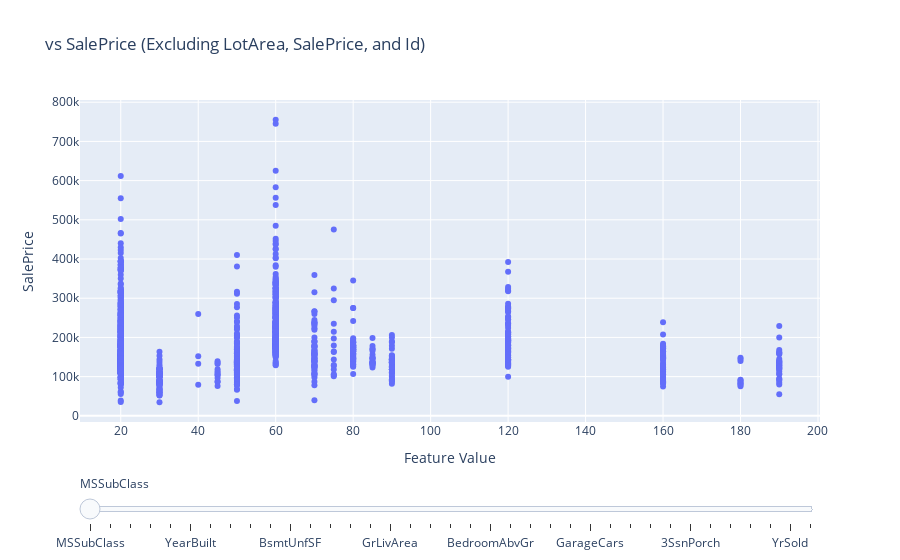

The notebook cell this image was saved under:
### Code cell
import matplotlib.pyplot as plt
import seaborn as sns
import plotly.express as px
import plotly.graph_objects as go

# Assuming df is your dataframe
# Step 1: Sort out numeric features
numeric_features = train_df.select_dtypes(include=['int64', 'float64'])

# Step 2: Exclude 'LotArea', 'SalePrice', and 'Id'
numeric_features_excluded = numeric_features.drop(columns=['Id'], errors='ignore')

# Step 3: Create an empty figure
fig = go.Figure()

# Step 4: Add a scatter plot for each feature and make them invisible initially
for feature in numeric_features_excluded.columns:
    fig.add_trace(go.Scatter(x=train_df[feature], y=train_df['SalePrice'], mode='markers', name=feature, visible=False))

# Step 5: Make the first feature visible
fig.data[0].visible = True

# Step 6: Create slider steps
slider_steps = [
    {'label': feature, 'method': 'update', 'args': [{'visible': [i == j for j in range(len(fig.data))]}, {'title': f'{feature} vs SalePrice', 'xaxis': {'title': feature}}]}
    for i, feature in enumerate(numeric_features_excluded.columns)
]

# Step 7: Add slider to the figure
fig.update_layout(
    sliders=[{
        'active': 0,
        'pad': {"t": 50},
        'steps': slider_steps
    }],
    title=' vs SalePrice (Excluding LotArea, SalePrice, and Id)',
    xaxis_title='Feature Value',  # This will be updated dynamically
    yaxis_title='SalePrice'
)

fig.show()

### Figure 1 — Plotly figure (JSON) as saved in the notebook; plotly's stock layout.template omitted (floating-point values rounded to 4 significant figures; data arrays with more than 128 entries replaced by an {"elided": "..."} marker saying what was removed)
{"data": [{"mode": "markers", "name": "MSSubClass", "type": "scatter", "visible": true, "x": {"elided": "1460 int values"}, "y": {"elided": "1460 int values"}}, {"mode": "markers", "name": "LotFrontage", "type": "scatter", "visible": false, "x": {"elided": "1460 int values"}, "y": {"elided": "1460 int values"}}, {"mode": "markers", "name": "LotArea", "type": "scatter", "visible": false, "x": {"elided": "1460 int values"}, "y": {"elided": "1460 int values"}}, {"mode": "markers", "name": "OverallQual", "type": "scatter", "visible": false, "x": {"elided": "1460 int values"}, "y": {"elided": "1460 int values"}}, {"mode": "markers", "name": "OverallCond", "type": "scatter", "visible": false, "x": {"elided": "1460 int values"}, "y": {"elided": "1460 int values"}}, {"mode": "markers", "name": "YearBuilt", "type": "scatter", "visible": false, "x": {"elided": "1460 int values"}, "y": {"elided": "1460 int values"}}, {"mode": "markers", "name": "YearRemodAdd", "type": "scatter", "visible": false, "x": {"elided": "1460 int values"}, "y": {"elided": "1460 int values"}}, {"mode": "markers", "name": "MasVnrArea", "type": "scatter", "visible": false, "x": {"elided": "1460 int values"}, "y": {"elided": "1460 int values"}}, {"mode": "markers", "name": "BsmtFinSF1", "type": "scatter", "visible": false, "x": {"elided": "1460 int values"}, "y": {"elided": "1460 int values"}}, {"mode": "markers", "name": "BsmtFinSF2", "type": "scatter", "visible": false, "x": {"elided": "1460 int values"}, "y": {"elided": "1460 int values"}}, {"mode": "markers", "name": "BsmtUnfSF", "type": "scatter", "visible": false, "x": {"elided": "1460 int values"}, "y": {"elided": "1460 int values"}}, {"mode": "markers", "name": "TotalBsmtSF", "type": "scatter", "visible": false, "x": {"elided": "1460 int values"}, "y": {"elided": "1460 int values"}}, {"mode": "markers", "name": "1stFlrSF", "type": "scatter", "visible": false, "x": {"elided": "1460 int values"}, "y": {"elided": "1460 int values"}}, {"mode": "markers", "name": "2ndFlrSF", "type": "scatter", "visible": false, "x": {"elided": "1460 int values"}, "y": {"elided": "1460 int values"}}, {"mode": "markers", "name": "LowQualFinSF", "type": "scatter", "visible": false, "x": {"elided": "1460 int values"}, "y": {"elided": "1460 int values"}}, {"mode": "markers", "name": "GrLivArea", "type": "scatter", "visible": false, "x": {"elided": "1460 int values"}, "y": {"elided": "1460 int values"}}, {"mode": "markers", "name": "BsmtFullBath", "type": "scatter", "visible": false, "x": {"elided": "1460 int values"}, "y": {"elided": "1460 int values"}}, {"mode": "markers", "name": "BsmtHalfBath", "type": "scatter", "visible": false, "x": {"elided": "1460 int values"}, "y": {"elided": "1460 int values"}}, {"mode": "markers", "name": "FullBath", "type": "scatter", "visible": false, "x": {"elided": "1460 int values"}, "y": {"elided": "1460 int values"}}, {"mode": "markers", "name": "HalfBath", "type": "scatter", "visible": false, "x": {"elided": "1460 int values"}, "y": {"elided": "1460 int values"}}, {"mode": "markers", "name": "BedroomAbvGr", "type": "scatter", "visible": false, "x": {"elided": "1460 int values"}, "y": {"elided": "1460 int values"}}, {"mode": "markers", "name": "KitchenAbvGr", "type": "scatter", "visible": false, "x": {"elided": "1460 int values"}, "y": {"elided": "1460 int values"}}, {"mode": "markers", "name": "TotRmsAbvGrd", "type": "scatter", "visible": false, "x": {"elided": "1460 int values"}, "y": {"elided": "1460 int values"}}, {"mode": "markers", "name": "Fireplaces", "type": "scatter", "visible": false, "x": {"elided": "1460 int values"}, "y": {"elided": "1460 int values"}}, {"mode": "markers", "name": "GarageYrBlt", "type": "scatter", "visible": false, "x": {"elided": "1460 int values"}, "y": {"elided": "1460 int values"}}, {"mode": "markers", "name": "GarageCars", "type": "scatter", "visible": false, "x": {"elided": "1460 int values"}, "y": {"elided": "1460 int values"}}, {"mode": "markers", "name": "GarageArea", "type": "scatter", "visible": false, "x": {"elided": "1460 int values"}, "y": {"elided": "1460 int values"}}, {"mode": "markers", "name": "WoodDeckSF", "type": "scatter", "visible": false, "x": {"elided": "1460 int values"}, "y": {"elided": "1460 int values"}}, {"mode": "markers", "name": "OpenPorchSF", "type": "scatter", "visible": false, "x": {"elided": "1460 int values"}, "y": {"elided": "1460 int values"}}, {"mode": "markers", "name": "EnclosedPorch", "type": "scatter", "visible": false, "x": {"elided": "1460 int values"}, "y": {"elided": "1460 int values"}}, {"mode": "markers", "name": "3SsnPorch", "type": "scatter", "visible": false, "x": {"elided": "1460 int values"}, "y": {"elided": "1460 int values"}}, {"mode": "markers", "name": "ScreenPorch", "type": "scatter", "visible": false, "x": {"elided": "1460 int values"}, "y": {"elided": "1460 int values"}}, {"mode": "markers", "name": "PoolArea", "type": "scatter", "visible": false, "x": {"elided": "1460 int values"}, "y": {"elided": "1460 int values"}}, {"mode": "markers", "name": "MiscVal", "type": "scatter", "visible": false, "x": {"elided": "1460 int values"}, "y": {"elided": "1460 int values"}}, {"mode": "markers", "name": "MoSold", "type": "scatter", "visible": false, "x": {"elided": "1460 int values"}, "y": {"elided": "1460 int values"}}, {"mode": "markers", "name": "YrSold", "type": "scatter", "visible": false, "x": {"elided": "1460 int values"}, "y": {"elided": "1460 int values"}}, {"mode": "markers", "name": "SalePrice", "type": "scatter", "visible": false, "x": {"elided": "1460 int values"}, "y": {"elided": "1460 int values"}}], "layout": {"sliders": [{"active": 0, "pad": {"t": 50}, "steps": [{"args": [{"visible": [true, false, false, false, false, false, false, false, false, false, false, false, false, false, false, false, false, false, false, false, false, false, false, false, false, false, false, false, false, false, false, false, false, false, false, false, false]}, {"title": "MSSubClass vs SalePrice", "xaxis": {"title": "MSSubClass"}}], "label": "MSSubClass", "method": "update"}, {"args": [{"visible": [false, true, false, false, false, false, false, false, false, false, false, false, false, false, false, false, false, false, false, false, false, false, false, false, false, false, false, false, false, false, false, false, false, false, false, false, false]}, {"title": "LotFrontage vs SalePrice", "xaxis": {"title": "LotFrontage"}}], "label": "LotFrontage", "method": "update"}, {"args": [{"visible": [false, false, true, false, false, false, false, false, false, false, false, false, false, false, false, false, false, false, false, false, false, false, false, false, false, false, false, false, false, false, false, false, false, false, false, false, false]}, {"title": "LotArea vs SalePrice", "xaxis": {"title": "LotArea"}}], "label": "LotArea", "method": "update"}, {"args": [{"visible": [false, false, false, true, false, false, false, false, false, false, false, false, false, false, false, false, false, false, false, false, false, false, false, false, false, false, false, false, false, false, false, false, false, false, false, false, false]}, {"title": "OverallQual vs SalePrice", "xaxis": {"title": "OverallQual"}}], "label": "OverallQual", "method": "update"}, {"args": [{"visible": [false, false, false, false, true, false, false, false, false, false, false, false, false, false, false, false, false, false, false, false, false, false, false, false, false, false, false, false, false, false, false, false, false, false, false, false, false]}, {"title": "OverallCond vs SalePrice", "xaxis": {"title": "OverallCond"}}], "label": "OverallCond", "method": "update"}, {"args": [{"visible": [false, false, false, false, false, true, false, false, false, false, false, false, false, false, false, false, false, false, false, false, false, false, false, false, false, false, false, false, false, false, false, false, false, false, false, false, false]}, {"title": "YearBuilt vs SalePrice", "xaxis": {"title": "YearBuilt"}}], "label": "YearBuilt", "method": "update"}, {"args": [{"visible": [false, false, false, false, false, false, true, false, false, false, false, false, false, false, false, false, false, false, false, false, false, false, false, false, false, false, false, false, false, false, false, false, false, false, false, false, false]}, {"title": "YearRemodAdd vs SalePrice", "xaxis": {"title": "YearRemodAdd"}}], "label": "YearRemodAdd", "method": "update"}, {"args": [{"visible": [false, false, false, false, false, false, false, true, false, false, false, false, false, false, false, false, false, false, false, false, false, false, false, false, false, false, false, false, false, false, false, false, false, false, false, false, false]}, {"title": "MasVnrArea vs SalePrice", "xaxis": {"title": "MasVnrArea"}}], "label": "MasVnrArea", "method": "update"}, {"args": [{"visible": [false, false, false, false, false, false, false, false, true, false, false, false, false, false, false, false, false, false, false, false, false, false, false, false, false, false, false, false, false, false, false, false, false, false, false, false, false]}, {"title": "BsmtFinSF1 vs SalePrice", "xaxis": {"title": "BsmtFinSF1"}}], "label": "BsmtFinSF1", "method": "update"}, {"args": [{"visible": [false, false, false, false, false, false, false, false, false, true, false, false, false, false, false, false, false, false, false, false, false, false, false, false, false, false, false, false, false, false, false, false, false, false, false, false, false]}, {"title": "BsmtFinSF2 vs SalePrice", "xaxis": {"title": "BsmtFinSF2"}}], "label": "BsmtFinSF2", "method": "update"}, {"args": [{"visible": [false, false, false, false, false, false, false, false, false, false, true, false, false, false, false, false, false, false, false, false, false, false, false, false, false, false, false, false, false, false, false, false, false, false, false, false, false]}, {"title": "BsmtUnfSF vs SalePrice", "xaxis": {"title": "BsmtUnfSF"}}], "label": "BsmtUnfSF", "method": "update"}, {"args": [{"visible": [false, false, false, false, false, false, false, false, false, false, false, true, false, false, false, false, false, false, false, false, false, false, false, false, false, false, false, false, false, false, false, false, false, false, false, false, false]}, {"title": "TotalBsmtSF vs SalePrice", "xaxis": {"title": "TotalBsmtSF"}}], "label": "TotalBsmtSF", "method": "update"}, {"args": [{"visible": [false, false, false, false, false, false, false, false, false, false, false, false, true, false, false, false, false, false, false, false, false, false, false, false, false, false, false, false, false, false, false, false, false, false, false, false, false]}, {"title": "1stFlrSF vs SalePrice", "xaxis": {"title": "1stFlrSF"}}], "label": "1stFlrSF", "method": "update"}, {"args": [{"visible": [false, false, false, false, false, false, false, false, false, false, false, false, false, true, false, false, false, false, false, false, false, false, false, false, false, false, false, false, false, false, false, false, false, false, false, false, false]}, {"title": "2ndFlrSF vs SalePrice", "xaxis": {"title": "2ndFlrSF"}}], "label": "2ndFlrSF", "method": "update"}, {"args": [{"visible": [false, false, false, false, false, false, false, false, false, false, false, false, false, false, true, false, false, false, false, false, false, false, false, false, false, false, false, false, false, false, false, false, false, false, false, false, false]}, {"title": "LowQualFinSF vs SalePrice", "xaxis": {"title": "LowQualFinSF"}}], "label": "LowQualFinSF", "method": "update"}, {"args": [{"visible": [false, false, false, false, false, false, false, false, false, false, false, false, false, false, false, true, false, false, false, false, false, false, false, false, false, false, false, false, false, false, false, false, false, false, false, false, false]}, {"title": "GrLivArea vs SalePrice", "xaxis": {"title": "GrLivArea"}}], "label": "GrLivArea", "method": "update"}, {"args": [{"visible": [false, false, false, false, false, false, false, false, false, false, false, false, false, false, false, false, true, false, false, false, false, false, false, false, false, false, false, false, false, false, false, false, false, false, false, false, false]}, {"title": "BsmtFullBath vs SalePrice", "xaxis": {"title": "BsmtFullBath"}}], "label": "BsmtFullBath", "method": "update"}, {"args": [{"visible": [false, false, false, false, false, false, false, false, false, false, false, false, false, false, false, false, false, true, false, false, false, false, false, false, false, false, false, false, false, false, false, false, false, false, false, false, false]}, {"title": "BsmtHalfBath vs SalePrice", "xaxis": {"title": "BsmtHalfBath"}}], "label": "BsmtHalfBath", "method": "update"}, {"args": [{"visible": [false, false, false, false, false, false, false, false, false, false, false, false, false, false, false, false, false, false, true, false, false, false, false, false, false, false, false, false, false, false, false, false, false, false, false, false, false]}, {"title": "FullBath vs SalePrice", "xaxis": {"title": "FullBath"}}], "label": "FullBath", "method": "update"}, {"args": [{"visible": [false, false, false, false, false, false, false, false, false, false, false, false, false, false, false, false, false, false, false, true, false, false, false, false, false, false, false, false, false, false, false, false, false, false, false, false, false]}, {"title": "HalfBath vs SalePrice", "xaxis": {"title": "HalfBath"}}], "label": "HalfBath", "method": "update"}, {"args": [{"visible": [false, false, false, false, false, false, false, false, false, false, false, false, false, false, false, false, false, false, false, false, true, false, false, false, false, false, false, false, false, false, false, false, false, false, false, false, false]}, {"title": "BedroomAbvGr vs SalePrice", "xaxis": {"title": "BedroomAbvGr"}}], "label": "BedroomAbvGr", "method": "update"}, {"args": [{"visible": [false, false, false, false, false, false, false, false, false, false, false, false, false, false, false, false, false, false, false, false, false, true, false, false, false, false, false, false, false, false, false, false, false, false, false, false, false]}, {"title": "KitchenAbvGr vs SalePrice", "xaxis": {"title": "KitchenAbvGr"}}], "label": "KitchenAbvGr", "method": "update"}, {"args": [{"visible": [false, false, false, false, false, false, false, false, false, false, false, false, false, false, false, false, false, false, false, false, false, false, true, false, false, false, false, false, false, false, false, false, false, false, false, false, false]}, {"title": "TotRmsAbvGrd vs SalePrice", "xaxis": {"title": "TotRmsAbvGrd"}}], "label": "TotRmsAbvGrd", "method": "update"}, {"args": [{"visible": [false, false, false, false, false, false, false, false, false, false, false, false, false, false, false, false, false, false, false, false, false, false, false, true, false, false, false, false, false, false, false, false, false, false, false, false, false]}, {"title": "Fireplaces vs SalePrice", "xaxis": {"title": "Fireplaces"}}], "label": "Fireplaces", "method": "update"}, {"args": [{"visible": [false, false, false, false, false, false, false, false, false, false, false, false, false, false, false, false, false, false, false, false, false, false, false, false, true, false, false, false, false, false, false, false, false, false, false, false, false]}, {"title": "GarageYrBlt vs SalePrice", "xaxis": {"title": "GarageYrBlt"}}], "label": "GarageYrBlt", "method": "update"}, {"args": [{"visible": [false, false, false, false, false, false, false, false, false, false, false, false, false, false, false, false, false, false, false, false, false, false, false, false, false, true, false, false, false, false, false, false, false, false, false, false, false]}, {"title": "GarageCars vs SalePrice", "xaxis": {"title": "GarageCars"}}], "label": "GarageCars", "method": "update"}, {"args": [{"visible": [false, false, false, false, false, false, false, false, false, false, false, false, false, false, false, false, false, false, false, false, false, false, false, false, false, false, true, false, false, false, false, false, false, false, false, false, false]}, {"title": "GarageArea vs SalePrice", "xaxis": {"title": "GarageArea"}}], "label": "GarageArea", "method": "update"}, {"args": [{"visible": [false, false, false, false, false, false, false, false, false, false, false, false, false, false, false, false, false, false, false, false, false, false, false, false, false, false, false, true, false, false, false, false, false, false, false, false, false]}, {"title": "WoodDeckSF vs SalePrice", "xaxis": {"title": "WoodDeckSF"}}], "label": "WoodDeckSF", "method": "update"}, {"args": [{"visible": [false, false, false, false, false, false, false, false, false, false, false, false, false, false, false, false, false, false, false, false, false, false, false, false, false, false, false, false, true, false, false, false, false, false, false, false, false]}, {"title": "OpenPorchSF vs SalePrice", "xaxis": {"title": "OpenPorchSF"}}], "label": "OpenPorchSF", "method": "update"}, {"args": [{"visible": [false, false, false, false, false, false, false, false, false, false, false, false, false, false, false, false, false, false, false, false, false, false, false, false, false, false, false, false, false, true, false, false, false, false, false, false, false]}, {"title": "EnclosedPorch vs SalePrice", "xaxis": {"title": "EnclosedPorch"}}], "label": "EnclosedPorch", "method": "update"}, {"args": [{"visible": [false, false, false, false, false, false, false, false, false, false, false, false, false, false, false, false, false, false, false, false, false, false, false, false, false, false, false, false, false, false, true, false, false, false, false, false, false]}, {"title": "3SsnPorch vs SalePrice", "xaxis": {"title": "3SsnPorch"}}], "label": "3SsnPorch", "method": "update"}, {"args": [{"visible": [false, false, false, false, false, false, false, false, false, false, false, false, false, false, false, false, false, false, false, false, false, false, false, false, false, false, false, false, false, false, false, true, false, false, false, false, false]}, {"title": "ScreenPorch vs SalePrice", "xaxis": {"title": "ScreenPorch"}}], "label": "ScreenPorch", "method": "update"}, {"args": [{"visible": [false, false, false, false, false, false, false, false, false, false, false, false, false, false, false, false, false, false, false, false, false, false, false, false, false, false, false, false, false, false, false, false, true, false, false, false, false]}, {"title": "PoolArea vs SalePrice", "xaxis": {"title": "PoolArea"}}], "label": "PoolArea", "method": "update"}, {"args": [{"visible": [false, false, false, false, false, false, false, false, false, false, false, false, false, false, false, false, false, false, false, false, false, false, false, false, false, false, false, false, false, false, false, false, false, true, false, false, false]}, {"title": "MiscVal vs SalePrice", "xaxis": {"title": "MiscVal"}}], "label": "MiscVal", "method": "update"}, {"args": [{"visible": [false, false, false, false, false, false, false, false, false, false, false, false, false, false, false, false, false, false, false, false, false, false, false, false, false, false, false, false, false, false, false, false, false, false, true, false, false]}, {"title": "MoSold vs SalePrice", "xaxis": {"title": "MoSold"}}], "label": "MoSold", "method": "update"}, {"args": [{"visible": [false, false, false, false, false, false, false, false, false, false, false, false, false, false, false, false, false, false, false, false, false, false, false, false, false, false, false, false, false, false, false, false, false, false, false, true, false]}, {"title": "YrSold vs SalePrice", "xaxis": {"title": "YrSold"}}], "label": "YrSold", "method": "update"}, {"args": [{"visible": [false, false, false, false, false, false, false, false, false, false, false, false, false, false, false, false, false, false, false, false, false, false, false, false, false, false, false, false, false, false, false, false, false, false, false, false, true]}, {"title": "SalePrice vs SalePrice", "xaxis": {"title": "SalePrice"}}], "label": "SalePrice", "method": "update"}]}], "title": {"text": " vs SalePrice (Excluding LotArea, SalePrice, and Id)"}, "xaxis": {"title": {"text": "Feature Value"}}, "yaxis": {"title": {"text": "SalePrice"}}}}
